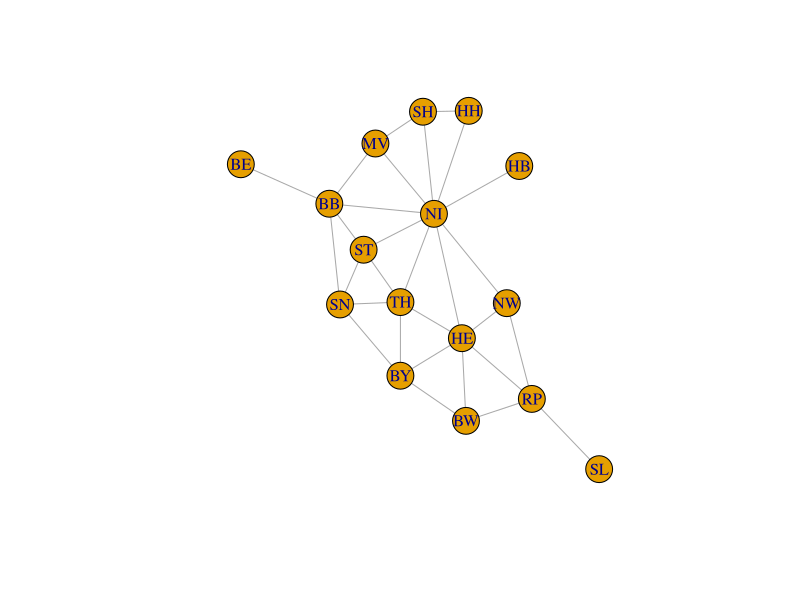
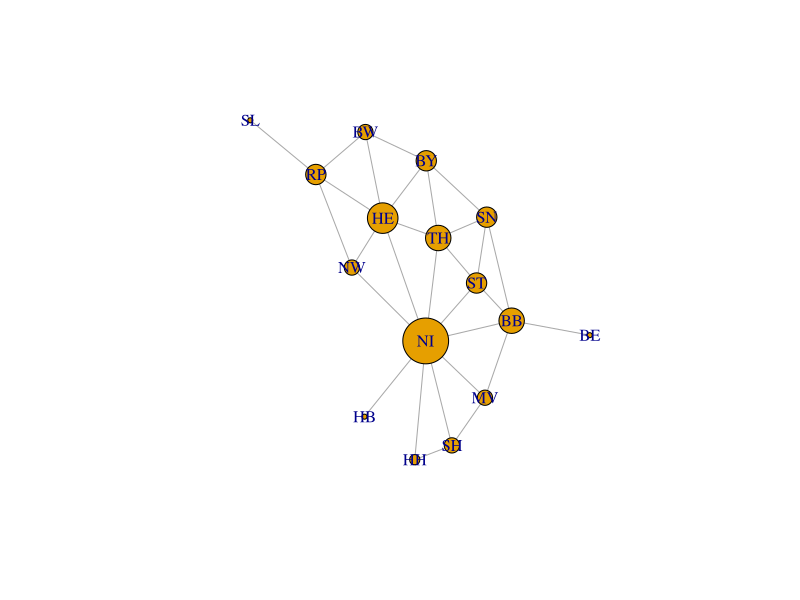
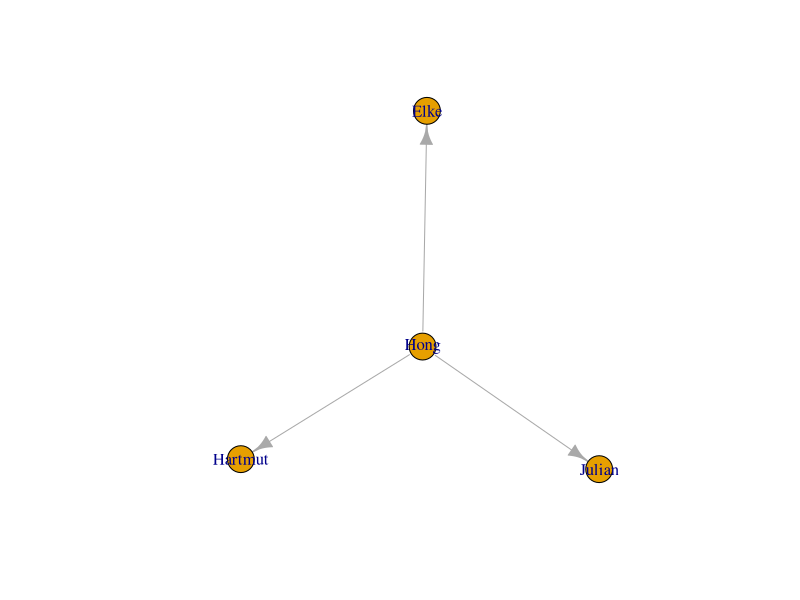
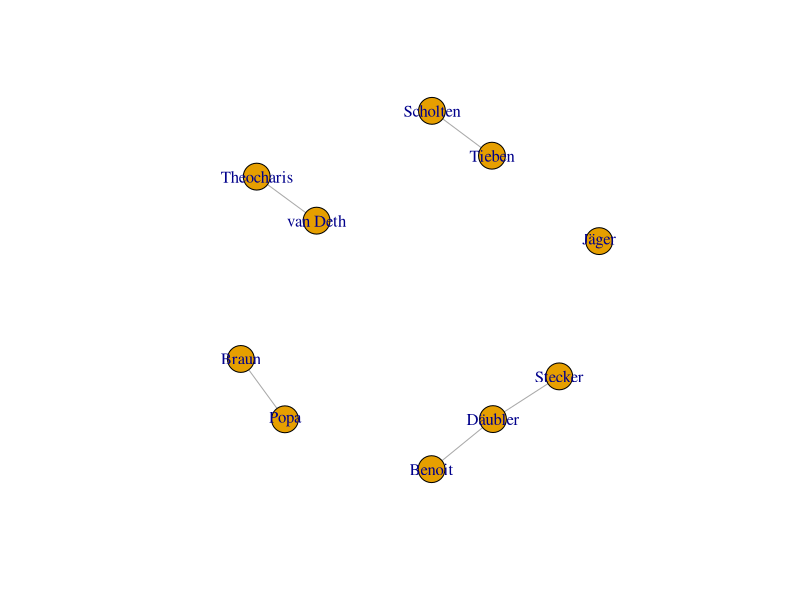
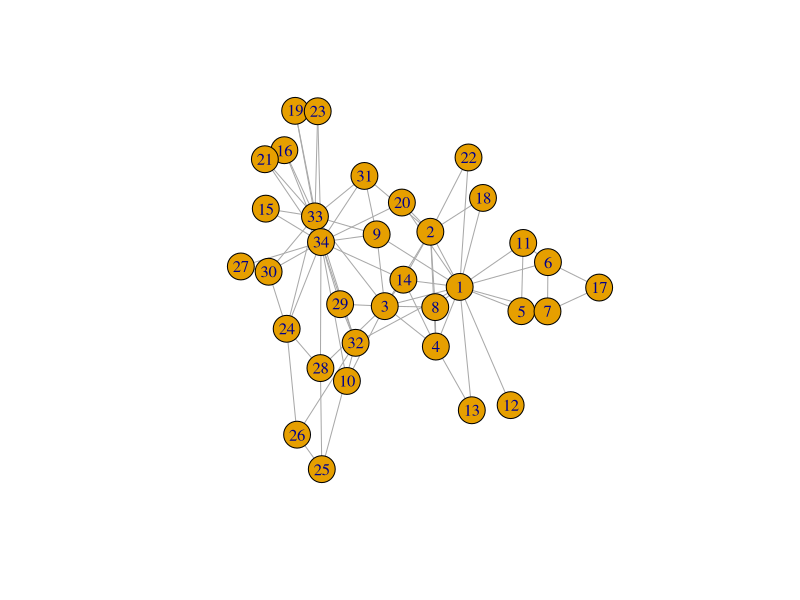
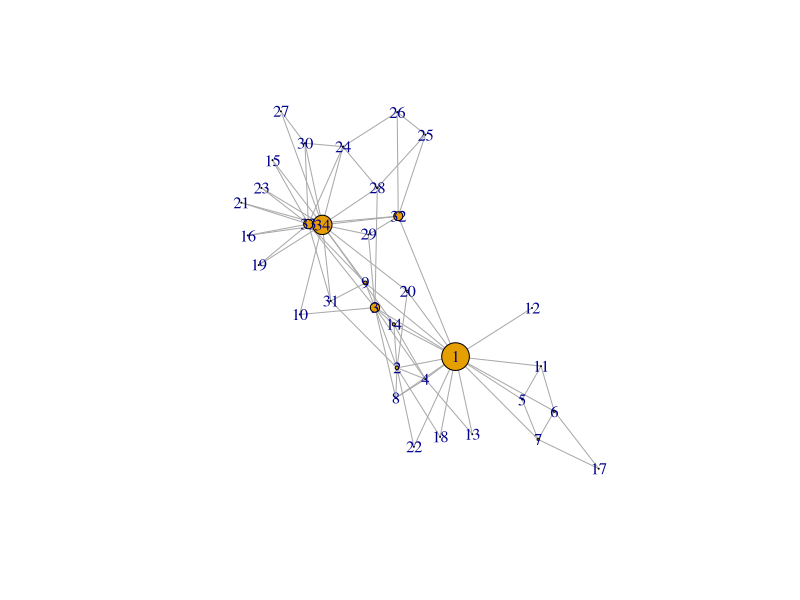
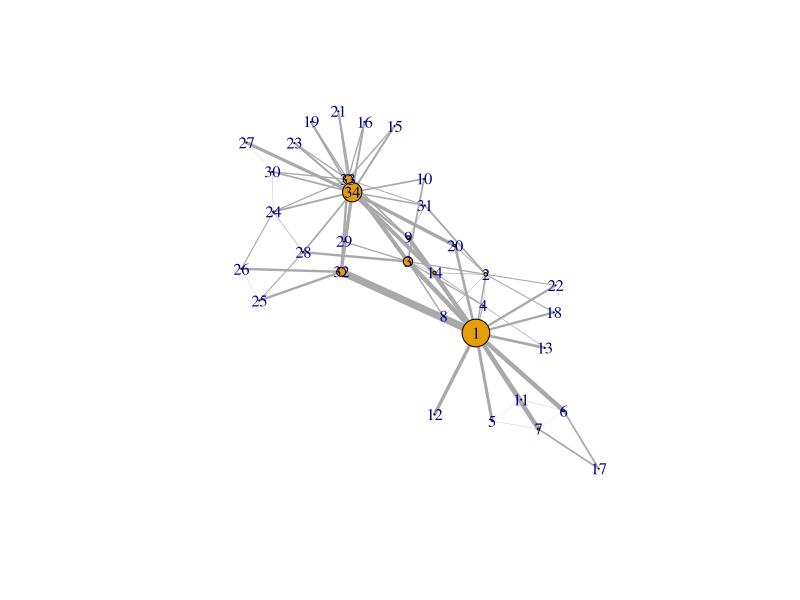
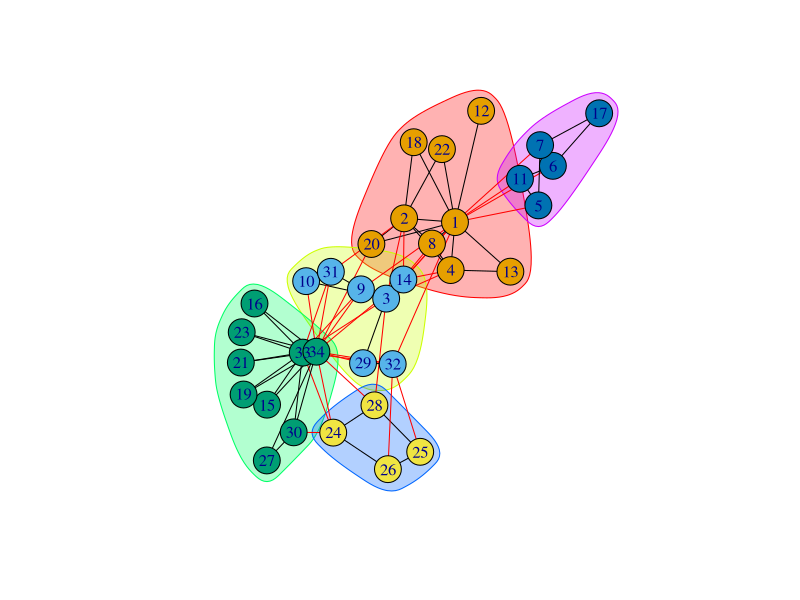

Here is the R script that generated these plots, in order:
## ---- chunk 1
require(igraph)
germany <- read.csv('germany_map.csv')
knitr::kable(head(germany), caption = "Edgelist")
## ---- chunk 2
g <- igraph::simplify(graph.data.frame(germany, directed = FALSE))
plot(g)
## ---- chunk 3
plot(g, vertex.size = degree(g) * 3)
## ---- chunk 4
knitr::kable(data.frame(crowd = c("Mathematicians", "Computer Scientists", "Social Scientists", "Most People (me included)", "Some People"), V = c("Vertices", "Nodes", "Actors", "Nodes", "Points"), E = c("Edges", "Arcs, Edges", "Ties", "Edges", "Lines")))
## ---- chunk 5
knitr::kable(data.frame(from = c('chainsawriot', 'kfc', 'kfc', 'kfc', 'kfc', 'kfc'), to = c('kfc', 'gerihalliwell', 'officialmelb','emmabunton','melaniecmusic','victoriabeckham')), caption = "Edgelist")
## ---- chunk 6
knitr::kable(data.frame(from = c('Mannheim', 'Mannheim', 'Ludwigshanfen', 'Mannheim'), to = c('Ludwigshanfen', 'Heidelberg', 'Heidelberg', 'Frankfurt'), distance = c(2.9, 20.3, 22, 76.7)), caption = "Edgelist")
## ---- chunk 7
knitr::kable(data.frame(from = c('Mannheim', 'Mannheim', 'Ludwigshanfen', 'Mannheim', 'Ludwigshanfen', 'Heidelberg'), to = c('Ludwigshanfen', 'Heidelberg', 'Heidelberg', 'Frankfurt', 'Frankfurt', 'Frankfurt'), distance = c(2.9, 20.3, 22, 76.7, 78.8, 84.3)), caption = "Edgelist")
## ---- chunk 8
knitr::kable(matrix(c(0, 2.9, 20.3, 76.7, 2.9, 0, 22, 78.8, 20.3, 22, 0, 84.3, 76.7, 78.8, 84.3, 0), nrow = 4, ncol = 4, byrow= TRUE, dimnames=list(c('Mannheim', 'Ludwigshafen', 'Heidelberg', 'Frankfurt'), c('Mannheim', 'Ludwigshafen', 'Heidelberg', 'Frankfurt'))))
## ---- chunk 9
knitr::kable(data.frame(from = c('chainsawriot', 'kfc', 'kfc', 'kfc', 'kfc', 'kfc'), to = c('kfc', 'gerihalliwell', 'officialmelb','emmabunton','melaniecmusic','victoriabeckham')), caption = "Edgelist")
## ---- chunk 10
knitr::kable(matrix(c(0, 1, 0, 0, 0, 0, 0,
         0, 0, 1, 1, 1, 1, 1,
         0, 0, 0, 0, 0, 0, 0,
         0, 0, 0, 0, 0, 0, 0,
         0, 0, 0, 0, 0, 0, 0,
         0, 0, 0, 0, 0, 0, 0,
         0, 0, 0, 0, 0, 0, 0),nrow = 7, ncol = 7, byrow= TRUE, dimnames=list(c('me', 'kfc', 'geri', 'melb', 'emma', 'melc', 'vic'),c('me', 'kfc', 'geri', 'melb', 'emma', 'melc', 'vic'))))
## ---- chunk 11
ego1 <- graph.data.frame(data.frame(ego = c('Hong', 'Hong', 'Hong'), alters = c('Elke', 'Hartmut', 'Julian')), directed = TRUE)
plot(ego1)
## ---- chunk 12
knitr::kable(data.frame(author = c('Jäger', 'Stecker', 'Däubler', 'Scholten', 'Tieben', 'Braun', 'Popa', 'Theocharis', 'van Deth', 'Benoit'), paper = c('1', '2', '2,6', '3', '3', '4', '4', '5', '5', '6')))
## ---- chunk 13
knitr::kable(data.frame(author = c('Jäger', 'Stecker', 'Däubler', 'Scholten', 'Tieben', 'Braun', 'Popa', 'Theocharis', 'van Deth', 'Däubler','Benoit'), paper = c('1', '2', '2', '3', '3', '4', '4', '5', '5', '6','6')))
## ---- chunk 14
knitr::kable(matrix(c(1,0,0,0,0,0,
         0,1,0,0,0,0,
         0,1,0,0,0,1,
         0,0,1,0,0,0,
         0,0,1,0,0,0,
         0,0,0,1,0,0,
         0,0,0,1,0,0,
         0,0,0,0,1,0,
         0,0,0,0,1,0,
         0,0,0,0,0,1), nrow = 10, byrow = TRUE, dimnames = list(c('Jäger', 'Stecker', 'Däubler', 'Scholten', 'Tieben', 'Braun', 'Popa', 'Theocharis', 'van Deth','Benoit'), c('P1', "P2", "P3", "P4", "P5", "P6"))))
## ---- chunk 15
ap <- data.frame(author = c('Jäger', 'Stecker', 'Däubler', 'Scholten', 'Tieben', 'Braun', 'Popa', 'Theocharis', 'van Deth', 'Däubler','Benoit'), paper = c('p1', 'p2', 'p2', 'p3', 'p3', 'p4', 'p4', 'p5', 'p5', 'p6','p6'))
knitr::kable(ap)
## ---- chunk 16
require(Matrix)
A <- spMatrix(nrow = 10, ncol = 6,
         i = as.numeric(as.factor(ap$author)),
         j = as.numeric(as.factor(ap$paper)),
         x = rep(1, nrow(ap)))
row.names(A) <- levels(factor(ap$author))
colnames(A) <- levels(factor(ap$paper))
A
## ---- chunk 17
## A %*% t(A)
## tcrossprod(A)
tcrossprod(A)
## ---- chunk 18
coaff <- graph.adjacency(tcrossprod(A), 
	"undirected", weighted = TRUE, 
	diag = FALSE)
plot(coaff)
## ---- chunk 19
karate <- make_graph("Zachary")
plot(karate)
## ---- chunk 20
V(karate)
betweenness(karate, directed = FALSE)
## ---- chunk 21
plot(karate, vertex.size = (betweenness(karate) + 2) / 15)
## ---- chunk 22
E(karate)
## ---- chunk 23
edge_betweenness(karate, directed = FALSE)
## ---- chunk 24
plot(karate, 
edge.width = edge_betweenness(karate, directed = FALSE) / 10, 
vertex.size = (betweenness(karate, directed = FALSE) + 2) / 15)
## ---- chunk 25
comm <- walktrap.community(karate)
comm
## ---- chunk 26
plot(comm, karate)
## ---- chunk 27
comm2 <- structure(list(membership=cutat(comm, 2)), class="communities")
plot(comm2, karate)
